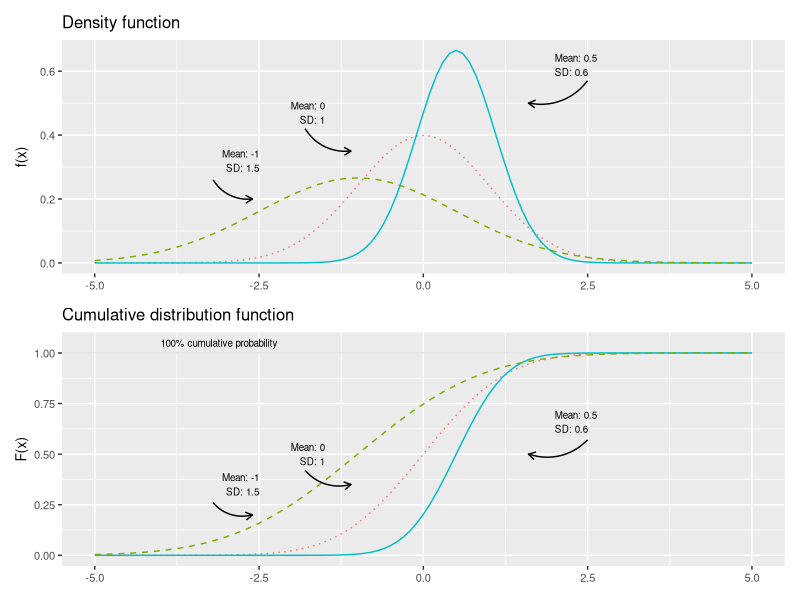
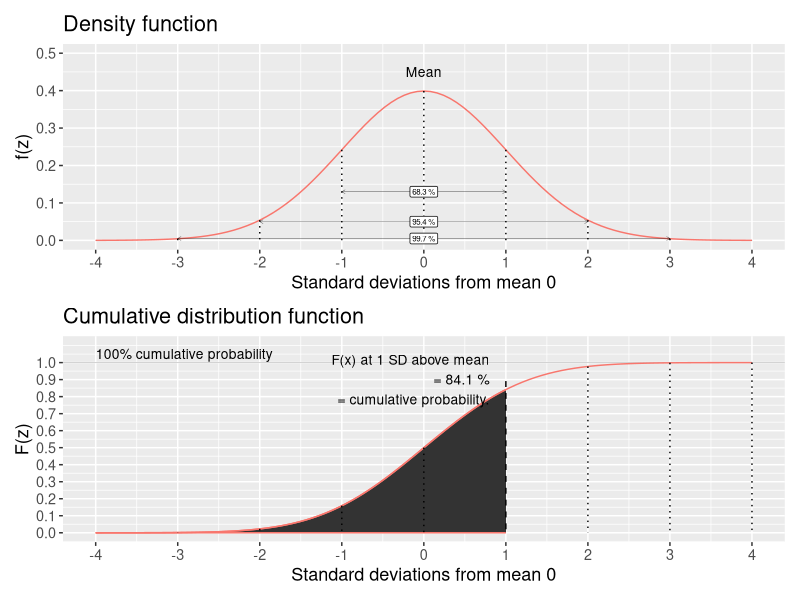
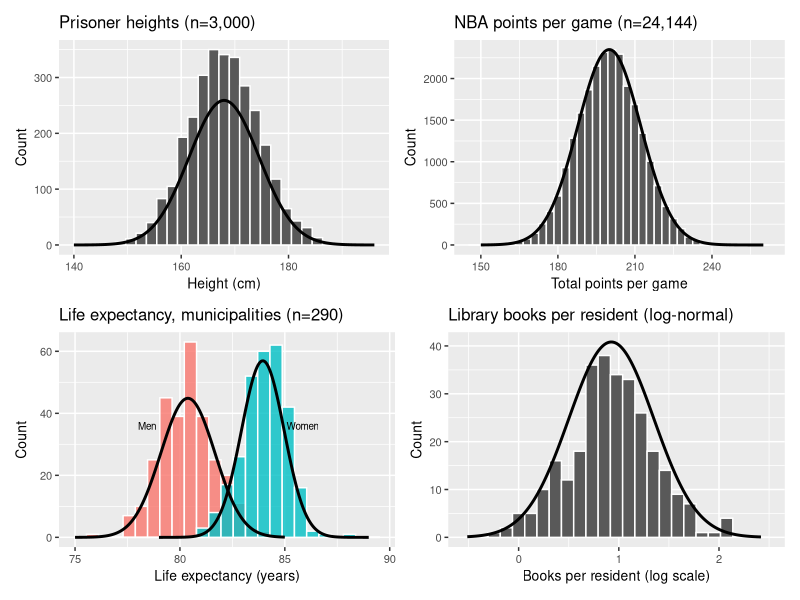
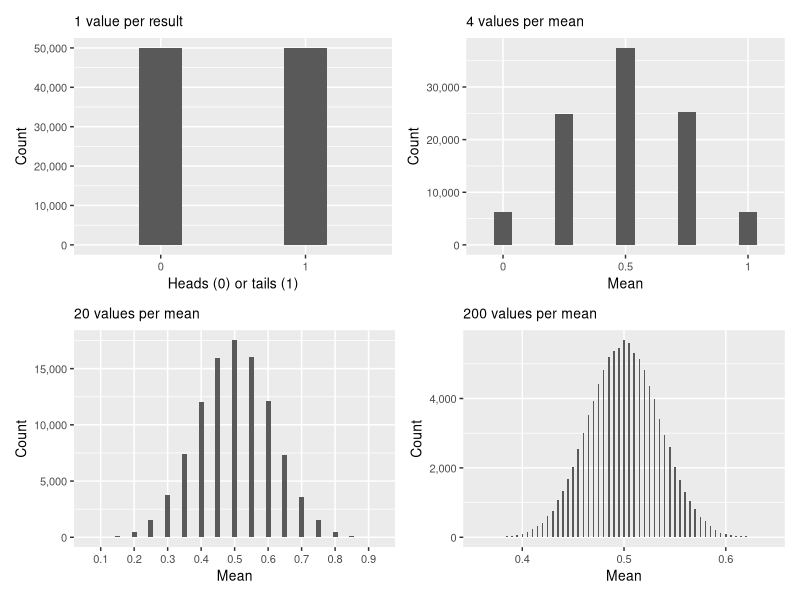
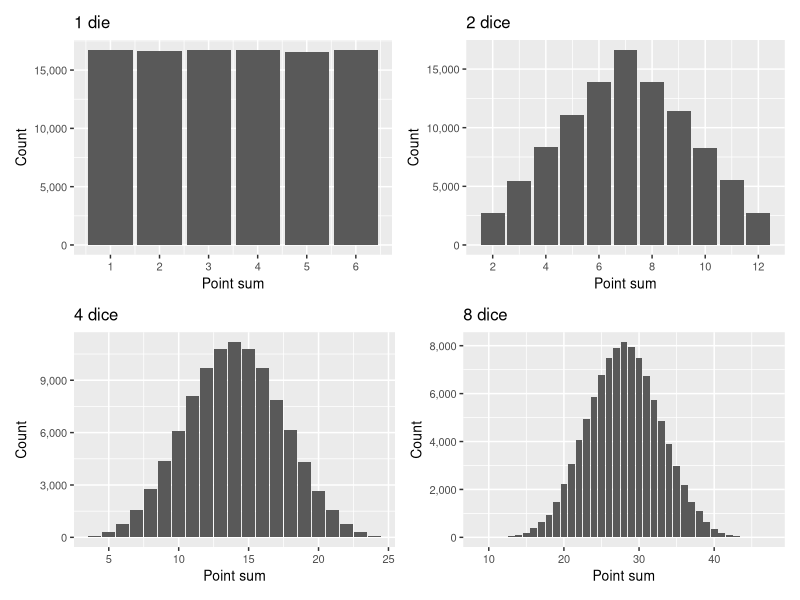
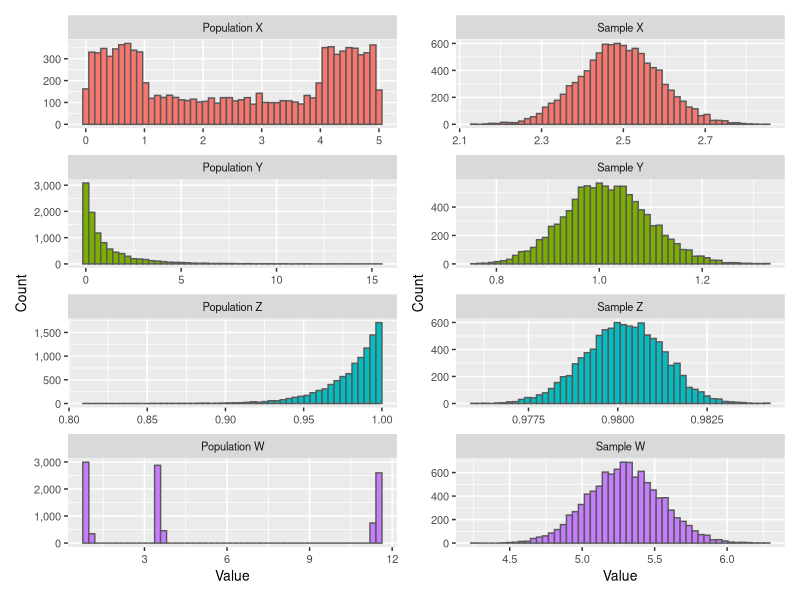
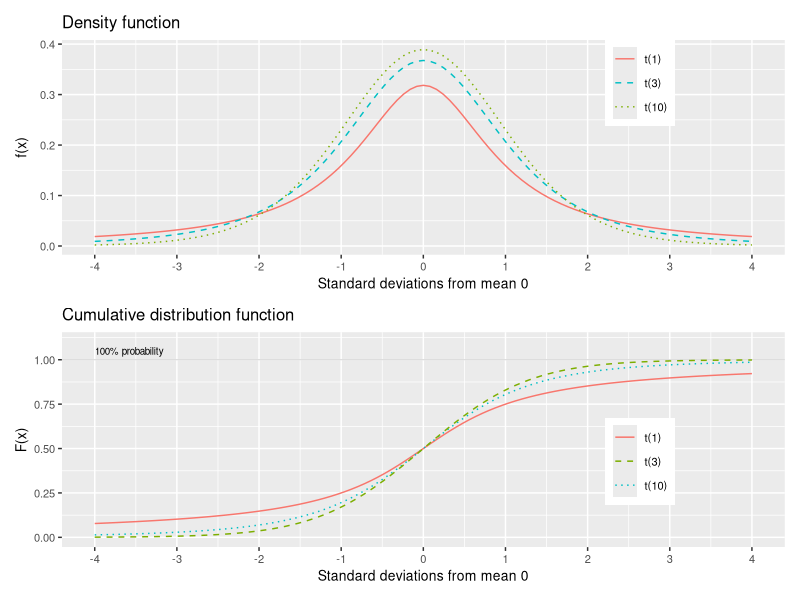
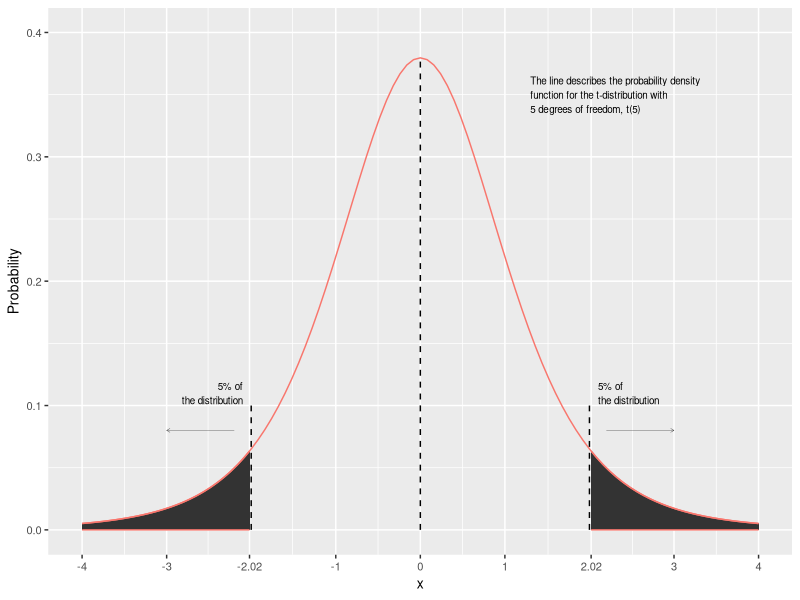

Write R code to recreate these figures, in order.
## ---- chunk 1
library(ggplot2)
library(patchwork)

p1 <- ggplot() +
  stat_function(fun=dnorm, linetype="dotted", color="#F8766D") +
  stat_function(fun=dnorm, args=list(mean=.5, sd=.6), color="#00BFC4") +
  stat_function(fun=dnorm, args=list(mean=-1, sd=1.5), linetype="dashed", color="#7CAE00") +
  xlim(-5, 5) +
  annotate("text", x=2, y=.62, size=2.5, hjust=0, label="Mean: 0.5\nSD: 0.6") +
  annotate("text", x=-1.5, y=.47, size=2.5, hjust=1, label="Mean: 0\nSD: 1") +
  annotate("text", x=-2.5, y=.32, size=2.5, hjust=1, label="Mean: -1\nSD: 1.5") +
  geom_curve(aes(x=-3.2, y=.26, xend=-2.6, yend=.2),
             curvature=.3, arrow=arrow(length=unit(.2,"cm"))) +
  geom_curve(aes(x=-1.8, y=.42, xend=-1.1, yend=.35),
             curvature=.3, arrow=arrow(length=unit(.2,"cm"))) +
  geom_curve(aes(x=2.5, y=.57, xend=1.6, yend=.5),
             curvature=-.3, arrow=arrow(length=unit(.2,"cm"))) +
  labs(x=NULL, y="f(x)", title="Density function") +
  theme(text=element_text(size=10))

p2 <- ggplot() +
  geom_hline(yintercept=1, linewidth=0.3, alpha=0.2) +
  annotate("text", x=-4, y=1.05, hjust=0, size=2.5, label="100% cumulative probability") +
  stat_function(fun=pnorm, linetype="dotted", color="#F8766D") +
  stat_function(fun=pnorm, args=list(mean=.5, sd=.6), color="#00BFC4") +
  stat_function(fun=pnorm, args=list(mean=-1, sd=1.5), linetype="dashed", color="#7CAE00") +
  xlim(-5, 5) +
  annotate("text", x=2, y=.66, size=2.5, hjust=0, label="Mean: 0.5\nSD: 0.6") +
  annotate("text", x=-1.5, y=.5, size=2.5, hjust=1, label="Mean: 0\nSD: 1") +
  annotate("text", x=-2.5, y=.35, size=2.5, hjust=1, label="Mean: -1\nSD: 1.5") +
  geom_curve(aes(x=-3.2, y=.26, xend=-2.6, yend=.2),
             curvature=.3, arrow=arrow(length=unit(.2,"cm"))) +
  geom_curve(aes(x=-1.8, y=.42, xend=-1.1, yend=.35),
             curvature=.3, arrow=arrow(length=unit(.2,"cm"))) +
  geom_curve(aes(x=2.5, y=.57, xend=1.6, yend=.5),
             curvature=-.3, arrow=arrow(length=unit(.2,"cm"))) +
  labs(x=NULL, y="F(x)", title="Cumulative distribution function") +
  theme(text=element_text(size=10))

p1 / p2
## ---- chunk 2
library(ggplot2)
library(patchwork)

x_values_for_sd <- seq(-4, 4, 1)
no_x_values <- length(x_values_for_sd)

p1 <- ggplot() +
  stat_function(fun=dnorm, color="#F8766D") +
  ylim(0, .5) +
  scale_x_continuous(breaks=-4:4, limits=c(-4,4)) +
  geom_segment(aes(
    y=dnorm(x=x_values_for_sd, mean=0, sd=1),
    yend=rep(0, each=no_x_values),
    x=x_values_for_sd,
    xend=x_values_for_sd),
    linetype="dotted") +
  annotate("text", x=0, y=.45, size=3.5, label="Mean") +
  geom_segment(aes(x=-1, xend=1, y=.13, yend=.13), linewidth=0.1,
    arrow=arrow(length=unit(.1,"cm"), ends="both")) +
  annotate("label", x=0, y=.13, size=2,
    label=paste0(round((pnorm(1)-pnorm(-1))*100,1), " %")) +
  geom_segment(aes(x=-2, xend=2, y=.05, yend=.05), linewidth=0.1,
    arrow=arrow(length=unit(.1,"cm"), ends="both")) +
  annotate("label", x=0, y=.05, size=2,
    label=paste0(round((pnorm(2)-pnorm(-2))*100,1), " %")) +
  geom_segment(aes(x=-3, xend=3, y=.005, yend=.005), linewidth=0.1,
    arrow=arrow(length=unit(.1,"cm"), ends="both")) +
  annotate("label", x=0, y=.005, size=2,
    label=paste0(round((pnorm(3)-pnorm(-3))*100,1), " %")) +
  labs(x="Standard deviations from mean 0", y="f(z)", title="Density function") +
  theme(text=element_text(size=13))

p2 <- ggplot() +
  geom_hline(yintercept=1, linewidth=0.3, alpha=0.2) +
  stat_function(fun=function(x) pnorm(x,0,1), xlim=c(-4,1), geom="area", color="#F8766D") +
  stat_function(fun=pnorm, color="#F8766D") +
  scale_y_continuous(breaks=seq(0,1,.1), limits=c(0,1.1)) +
  scale_x_continuous(breaks=-4:4, limits=c(-4,4)) +
  geom_segment(aes(
    y=pnorm(q=setdiff(x_values_for_sd, 1), mean=0, sd=1),
    yend=rep(0, each=no_x_values-1),
    x=setdiff(x_values_for_sd, 1),
    xend=setdiff(x_values_for_sd, 1)),
    linetype="dotted") +
  geom_segment(aes(y=pnorm(1,0,1)+.05, yend=0, x=1, xend=1), linetype="dashed") +
  annotate("text", x=.8, y=.9, hjust=1, size=3.5,
    label=paste0("F(x) at 1 SD above mean\n= ",
                 round(pnorm(1)*100, 1), " %\n= cumulative probability.")) +
  annotate("text", x=-4, y=1.05, hjust=0, size=3.5, label="100% cumulative probability") +
  labs(x="Standard deviations from mean 0", y="F(z)", title="Cumulative distribution function") +
  theme(text=element_text(size=13))

p1 / p2
## ---- chunk 3
z_rows <- seq(0.0, 3.0, by = 0.1)
z_cols <- seq(0.00, 0.09, by = 0.01)
mat <- outer(z_rows, z_cols, function(r, c) round(pnorm(r + c), 4))
rownames(mat) <- sprintf("%.1f", z_rows)
colnames(mat) <- sprintf(".0%d", 0:9)
knitr::kable(mat, caption = "Standardized normal distribution, $F(z) = P(Z \\leq z)$",
             booktabs = TRUE, align = "r")
## ---- chunk 4
set.seed(2024)

# Prisoner heights (Macdonell 1902): mean ~167.9 cm, sd ~6.68
heights_p <- rnorm(3000, 167.9, 6.68)
x_h <- seq(140, 196, length.out = 200)
df_h <- data.frame(x = x_h, y = dnorm(x_h, mean(heights_p), sd(heights_p)) * 3000 * diff(range(heights_p))/30)
p1 <- ggplot(data.frame(h = heights_p), aes(h)) +
  geom_histogram(bins = 30, colour = "white") +
  geom_line(data = df_h, aes(x, y), linewidth = 1) +
  labs(x = "Height (cm)", y = "Count", title = "Prisoner heights (n=3,000)") +
  theme(text=element_text(size=10))

# NBA points per game: mean ~200, sd ~12
nba <- rnorm(24144, 200.1, 12.3)
x_nba <- seq(150, 260, length.out = 200)
df_nba <- data.frame(x = x_nba, y = dnorm(x_nba, mean(nba), sd(nba)) * 24144 * 3)
p2 <- ggplot(data.frame(pts = nba), aes(pts)) +
  geom_histogram(binwidth = 3, colour = "white") +
  geom_line(data = df_nba, aes(x, y), linewidth = 1) +
  labs(x = "Total points per game", y = "Count", title = "NBA points per game (n=24,144)") +
  theme(text=element_text(size=10))

# Swedish municipalities: life expectancy women and men
le_w <- rnorm(290, 83.95, 1.016)
le_m <- rnorm(290, 80.38, 1.290)
df_le <- data.frame(
  le = c(le_w, le_m),
  sex = rep(c("Women", "Men"), each = 290)
)
x_le_w <- seq(79, 89, length.out = 200)
x_le_m <- seq(75, 85, length.out = 200)
df_curve_w <- data.frame(x = x_le_w, y = dnorm(x_le_w, 83.95, 1.016) * 290 * 0.5, sex = "Women")
df_curve_m <- data.frame(x = x_le_m, y = dnorm(x_le_m, 80.38, 1.290) * 290 * 0.5, sex = "Men")
p3 <- ggplot(df_le, aes(le, fill = sex)) +
  geom_histogram(bins = 25, alpha = 0.8, colour = "white", position = "identity") +
  geom_line(data = df_curve_w, aes(x, y), linewidth = 1, inherit.aes = FALSE) +
  geom_line(data = df_curve_m, aes(x, y), linewidth = 1, inherit.aes = FALSE) +
  annotate("text", x = 78, y = 36, size = 2.5, hjust = 0, label = "Men") +
  annotate("text", x = 86.6, y = 36, size = 2.5, hjust = 1, label = "Women") +
  labs(x = "Life expectancy (years)", y = "Count", title = "Life expectancy, municipalities (n=290)", fill = NULL) +
  theme(text=element_text(size=10), legend.position = "none")

# Log-normal: books per resident (log scale)
books_log <- rnorm(290, log(2.5), 0.4)
x_bl <- seq(min(books_log) - 0.3, max(books_log) + 0.3, length.out = 200)
df_bl <- data.frame(x = x_bl, y = dnorm(x_bl, mean(books_log), sd(books_log)) * 290 * 0.15)
p4 <- ggplot(data.frame(b = books_log), aes(b)) +
  geom_histogram(bins = 25, colour = "white") +
  geom_line(data = df_bl, aes(x, y), linewidth = 1) +
  labs(x = "Books per resident (log scale)", y = "Count", title = "Library books per resident (log-normal)") +
  theme(text=element_text(size=10))

(p1 + p2) / (p3 + p4)
## ---- chunk 5
library(ggplot2)
library(patchwork)
library(dplyr)
set.seed(3)

clt_coins <- function(n_coins, n_reps) {
  replicate(n_reps, sample(0:1, size=n_coins, replace=TRUE) %>% mean) %>% table %>%
    data.frame %>%
    ggplot(aes(., Freq)) + geom_col(width=.3) +
    theme(text=element_text(size=10)) +
    scale_x_discrete(breaks=seq(0,1,.1), labels=seq(0,1,.1)) +
    scale_y_continuous(labels=function(x) format(x, big.mark=",", scientific=FALSE)) +
    labs(y="Count")
}

g_clt_1coin    <- clt_coins(1,100000)   + labs(x="Heads (0) or tails (1)", subtitle="1 value per result")
g_clt_4coins   <- clt_coins(4,100000)   + labs(x="Mean", subtitle="4 values per mean")
g_clt_20coins  <- clt_coins(20,100000)  + labs(x="Mean", subtitle="20 values per mean")
g_clt_200coins <- clt_coins(200,100000) + labs(x="Mean", subtitle="200 values per mean")

(g_clt_1coin + g_clt_4coins) / (g_clt_20coins + g_clt_200coins)
## ---- chunk 6
library(ggplot2)
library(patchwork)
library(dplyr)
set.seed(3)

rolldice <- function(n_dices) {
  replicate(100000, sample(1:6, size=n_dices, replace=TRUE) %>% sum()) %>%
    table() %>% as_tibble() %>%
    rename(Resultat=".", Frekvens="n") %>%
    mutate(Resultat=as.numeric(Resultat)) %>%
    ggplot(aes(x=Resultat, y=Frekvens)) +
    geom_col() +
    scale_x_continuous(n.breaks=8) +
    scale_y_continuous(labels=function(x) format(x, big.mark=",", scientific=FALSE)) +
    theme(text=element_text(size=10)) +
    labs(title=paste0(n_dices, " dice"), x="Point sum", y="Count")
}

((rolldice(1) + ggtitle("1 die")) + rolldice(2)) /
(rolldice(4) + rolldice(8))
## ---- chunk 7
library(ggplot2)
library(patchwork)
library(dplyr)
library(tidyr)
set.seed(3)

n_pop <- 10000
sampsize <- 300
n <- 10000

pop1 <- c(runif(3333), runif(3333, 1,4), runif(3334,4,5))
pop2 <- rchisq(n_pop, 1)
pop3 <- rbeta(n_pop, 50, 1)
pop4 <- c(runif(3333, 0.8,1), runif(3333, 3.5,3.6), runif(3334,11.4,11.45))

xbar1 <- xbar2 <- xbar3 <- xbar4 <- rep(NA, n)
for(i in 1:n) {
  xbar1[i] <- mean(sample(pop1, size=sampsize))
  xbar2[i] <- mean(sample(pop2, size=sampsize))
  xbar3[i] <- mean(sample(pop3, size=sampsize))
  xbar4[i] <- mean(sample(pop4, size=sampsize))
}

g_pops <- tibble(pop1, pop2, pop3, pop4) %>%
  pivot_longer(everything()) %>%
  ggplot(aes(x=value, fill=name)) +
  geom_histogram(bins=50, color="gray35") +
  labs(x="Value", y="Count") +
  theme(text=element_text(size=10), legend.position="none") +
  facet_wrap(~name, scales='free', ncol=1,
             labeller=labeller(name=c(pop1="Population X", pop2="Population Y",
                                      pop3="Population Z", pop4="Population W"))) +
  scale_y_continuous(labels=function(x) format(x, big.mark=",", scientific=FALSE))

g_sampl <- tibble(xbar1, xbar2, xbar3, xbar4) %>%
  pivot_longer(everything()) %>%
  ggplot(aes(x=value, fill=name)) +
  geom_histogram(bins=50, color="gray35") +
  labs(x="Value", y="Count") +
  theme(text=element_text(size=10), legend.position="none") +
  facet_wrap(~name, scales='free', ncol=1,
             labeller=labeller(name=c(xbar1="Sample X", xbar2="Sample Y",
                                      xbar3="Sample Z", xbar4="Sample W"))) +
  scale_y_continuous(labels=function(x) format(x, big.mark=",", scientific=FALSE))

(g_pops + g_sampl)
## ---- chunk 8
library(ggplot2)
library(patchwork)

p1 <- ggplot() +
  stat_function(fun=function(x) dt(x,1), aes(linetype="solid"), color="#F8766D") +
  stat_function(fun=function(x) dt(x,3), aes(linetype="dashed"), color="#00BFC4") +
  stat_function(fun=function(x) dt(x,10), aes(linetype="dotted"), color="#7CAE00") +
  scale_x_continuous(breaks=-4:4, limits=c(-4,4)) +
  scale_linetype_manual(name=NULL,
    breaks=c("solid","dashed","dotted"),
    values=c("solid","dashed","dotted"),
    labels=c("t(1)","t(3)","t(10)")) +
  labs(x="Standard deviations from mean 0", y="f(x)", title="Density function") +
  theme(text=element_text(size=10), legend.position=c(.8,.8))

p2 <- ggplot() +
  geom_hline(yintercept=1, linewidth=0.3, alpha=0.2) +
  scale_y_continuous(breaks=c(0,.25,.5,.75,1), limits=c(0,1.1)) +
  annotate("text", x=-4, y=1.05, hjust=0, size=2.5, label="100% probability") +
  stat_function(fun=function(x) pt(x,1), aes(linetype="solid"), color="#F8766D") +
  stat_function(fun=function(x) pt(x,3), aes(linetype="dotted"), color="#00BFC4") +
  stat_function(fun=function(x) pt(x,10), aes(linetype="dashed"), color="#7CAE00") +
  scale_x_continuous(breaks=-4:4, limits=c(-4,4)) +
  scale_linetype_manual(name=NULL,
    breaks=c("solid","dashed","dotted"),
    values=c("solid","dashed","dotted"),
    labels=c("t(1)","t(3)","t(10)")) +
  labs(x="Standard deviations from mean 0", y="F(x)", title="Cumulative distribution function") +
  theme(text=element_text(size=10), legend.position=c(.8,.4))

p1 / p2
## ---- chunk 9
dfs_t <- c(1:30, 40, 60, 120, Inf)
probs <- c(0.90, 0.95, 0.975, 0.99, 0.995, 0.999)
mat_t <- outer(dfs_t, probs, function(k, p) round(qt(p, k), 3))
rownames(mat_t) <- c(as.character(1:30), "40", "60", "120", "∞")
colnames(mat_t) <- c("90%", "95%", "97.5%", "99%", "99.5%", "99.9%")
knitr::kable(mat_t, caption = "T-distribution: critical values per degree of freedom. One-tailed test",
             booktabs = TRUE, align = "r")
## ---- chunk 10
library(ggplot2)
ggplot() +
  stat_function(fun=function(x) dt(x, df=5), xlim=c(-4,-2.02), geom="area", color="#F8766D") +
  stat_function(fun=function(x) dt(x, df=5), xlim=c(2.02,4), geom="area", color="#F8766D") +
  stat_function(fun=function(x) dt(x, df=5), color="#F8766D") +
  annotate("text", x=c(-2.1,2.1), y=0.11, size=2.5, hjust=c(1,0),
           label="5% of\nthe distribution") +
  geom_segment(aes(x=c(-2,2), xend=c(-2,2), y=0, yend=.1), linetype="dashed") +
  geom_segment(aes(x=c(-2.2,2.2), xend=c(-3,3), y=.08, yend=.08), linewidth=.1,
               arrow=arrow(length=unit(.1,'cm'))) +
  geom_segment(aes(x=0, xend=0, y=0, yend=dt(0, df=5)), linetype="dashed") +
  annotate("text", x=1.3, y=.35, size=2.5, hjust=0,
           label="The line describes the probability density\nfunction for the t-distribution with\n5 degrees of freedom, t(5)") +
  scale_x_continuous(breaks=c(-4,-3,-2.02,-1,0,1,2.02,3,4),
                     labels=c(-4,-3,-2.02,-1,0,1,2.02,3,4), limits=c(-4,4)) +
  ylim(0,.4) +
  theme(text=element_text(size=10)) +
  labs(x="x", y="Probability")
